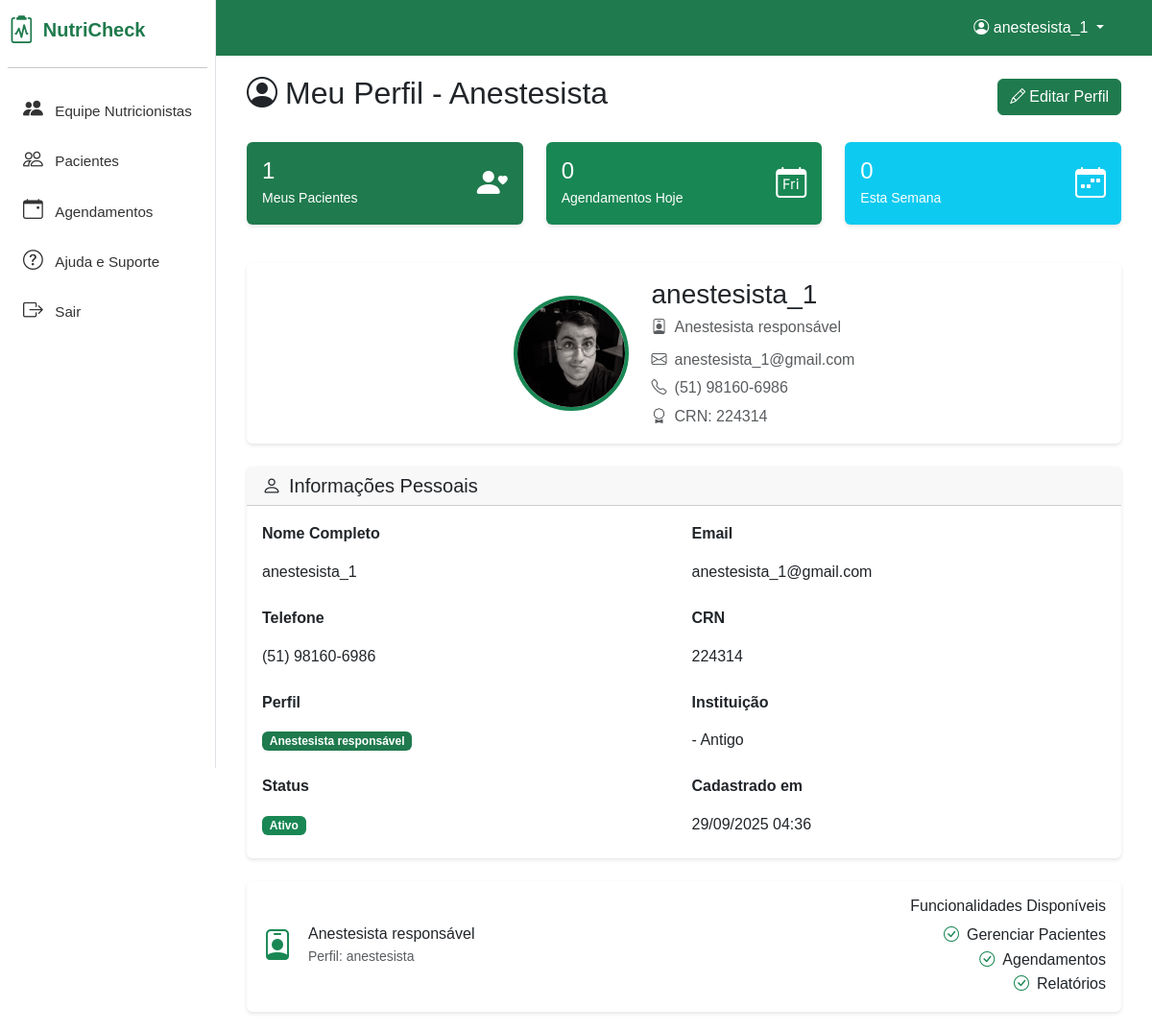
/perfil (signed in), run on the app's committed database.
### tables this page shows
CREATE TABLE `usuarios` (
  `id` int(11) NOT NULL,
  `instituicao_id` int(11) NOT NULL,
  `perfil_id` int(11) NOT NULL,
  `nome` varchar(255) NOT NULL,
  `email` varchar(255) NOT NULL,
  `senha_hash` varchar(255) NOT NULL,
  `cpf` varchar(14) DEFAULT NULL,
  `crm` varchar(20) DEFAULT NULL,
  `coren` varchar(20) DEFAULT NULL,
  `telefone` varchar(20) DEFAULT NULL,
  `qr_code` varchar(255) DEFAULT NULL,
  `qr_code_path` varchar(255) DEFAULT NULL,
  `foto_path` varchar(255) DEFAULT NULL,
  `status` enum('ativo','inativo') DEFAULT 'ativo',
  `created_at` timestamp NOT NULL DEFAULT current_timestamp(),
  `updated_at` timestamp NOT NULL DEFAULT current_timestamp() ON UPDATE current_timestamp()
);

CREATE TABLE `perfis` (
  `id` int(11) NOT NULL,
  `nome` varchar(50) NOT NULL,
  `descricao` text DEFAULT NULL,
  `created_at` timestamp NOT NULL DEFAULT current_timestamp()
);

CREATE TABLE `instituicoes` (
  `id` int(11) NOT NULL,
  `nome` varchar(255) NOT NULL,
  `cnpj` varchar(18) NOT NULL,
  `email` varchar(255) NOT NULL,
  `senha_hash` varchar(255) NOT NULL,
  `endereco` text DEFAULT NULL,
  `telefone` varchar(20) DEFAULT NULL,
  `status` enum('ativo','inativo') DEFAULT 'ativo',
  `ativo` tinyint(1) DEFAULT 1,
  `created_at` timestamp NOT NULL DEFAULT current_timestamp(),
  `updated_at` timestamp NOT NULL DEFAULT current_timestamp() ON UPDATE current_timestamp(),
  `slug` varchar(255) DEFAULT NULL,
  `logo_path` varchar(255) DEFAULT NULL,
  `foto_path` varchar(255) DEFAULT NULL,
  `responsavel` varchar(255) DEFAULT NULL,
  `cargo` varchar(255) DEFAULT NULL
);

### app/controllers/BaseController.php (called while the page is built, shortened)
<?php
class BaseController {
    public function __construct() {
        $this->db = Database::getInstance();
    }
}

### app/config/database.php (called while the page is built, shortened)
<?php
class Database {
    private static $instance = null;
    private $connection;
    private function getCredentials() {
        $local = [
            'host' => 'localhost',
            'port' => '3307',
            'dbname' => 'nutricheck',
            'username' => 'nutricheck',
            'password' => '',
        ];
        $configFile = __DIR__ . '/database_hostinger.php';
        if (file_exists($configFile)) {
            return [
                'host' => defined('DB_HOST') ? DB_HOST : $local['host'],
                'port' => defined('DB_PORT') ? DB_PORT : '3306',
                'dbname' => defined('DB_NAME') ? DB_NAME : $local['dbname'],
                'username' => defined('DB_USER') ? DB_USER : $local['username'],
                'password' => defined('DB_PASS') ? DB_PASS : $local['password'],
            ];
        }
        return $local;
    }
    private $charset = 'utf8mb4';
    private function __construct() {
        $c = $this->getCredentials();
        $host = $c['host'];
        $port = $c['port'];
        $dbname = $c['dbname'];
        $username = $c['username'];
        $password = $c['password'];
        try {
            $dsn = "mysql:host={$host};port={$port};dbname={$dbname};charset={$this->charset}";
            $options = [
                PDO::ATTR_ERRMODE => PDO::ERRMODE_EXCEPTION,
                PDO::ATTR_DEFAULT_FETCH_MODE => PDO::FETCH_ASSOC,
                PDO::ATTR_EMULATE_PREPARES => false,
                PDO::MYSQL_ATTR_INIT_COMMAND => "SET NAMES utf8mb4 COLLATE utf8mb4_unicode_ci"
            ];
            $this->connection = new PDO($dsn, $username, $password, $options);
        } catch (PDOException $e) {
            if ($e->getCode() == 1049) {
                throw new Exception("Banco de dados '{$dbname}' não existe. Crie o banco no painel ou importe o dump.");
            }
            if ($e->getCode() == 2002 || $e->getCode() == 2003) {
                throw new Exception("Não foi possível conectar ao MySQL (host: {$host}, porta: {$port}). Verifique as credenciais em app/config/database_hostinger.php.");
            }
            throw new Exception("Erro na conexão com o banco de dados: " . $e->getMessage());
        }
    }
    public static function getInstance() {
        if (self::$instance === null) {
            self::$instance = new self();
        }
        return self::$instance;
    }
    public function query($sql, $params = []) {
        $stmt = $this->connection->prepare($sql);
        $stmt->execute($params);
        return $stmt;
    }
    public function fetch($sql, $params = []) {
        $stmt = $this->query($sql, $params);
        return $stmt->fetch();
    }
}

### app/views/perfil/usuario.php (the view, shortened to what this page needs)
<div class="container-fluid">
    <div class="d-flex justify-content-between align-items-center mb-4">
        <h2><i class="bi bi-person-circle me-2"></i>Meu Perfil - <?= ucfirst($usuario['perfil_nome']) ?></h2>
        <button type="button" class="btn btn-primary" onclick="toggleEdit()">
            <i class="bi bi-pencil me-1"></i>Editar Perfil
        </button>
    </div>
    <?php if ($usuario['perfil_id'] == 3):  ?>
    <div class="row mb-4">
        <div class="col-md-4 mb-3">
            <div class="card bg-primary text-white">
                <div class="card-body">
                    <div class="d-flex justify-content-between">
                        <div>
                            <h4 class="mb-0"><?= $stats['total_pacientes'] ?? 0 ?></h4>
                            <small>Meus Pacientes</small>
                        </div>
                        <div class="align-self-center">
                            <i class="bi bi-person-heart" style="font-size: 2rem;"></i>
                        </div>
                    </div>
                </div>
            </div>
        </div>
        <div class="col-md-4 mb-3">
            <div class="card bg-success text-white">
                <div class="card-body">
                    <div class="d-flex justify-content-between">
                        <div>
                            <h4 class="mb-0"><?= $stats['agendamentos_hoje'] ?? 0 ?></h4>
                            <small>Agendamentos Hoje</small>
                        </div>
                        <div class="align-self-center">
                            <i class="bi bi-calendar-day" style="font-size: 2rem;"></i>
                        </div>
                    </div>
                </div>
            </div>
        </div>
        <div class="col-md-4 mb-3">
            <div class="card bg-info text-white">
                <div class="card-body">
                    <div class="d-flex justify-content-between">
                        <div>
                            <h4 class="mb-0"><?= $stats['agendamentos_semana'] ?? 0 ?></h4>
                            <small>Esta Semana</small>
                        </div>
                        <div class="align-self-center">
                            <i class="bi bi-calendar-week" style="font-size: 2rem;"></i>
                        </div>
                    </div>
                </div>
            </div>
        </div>
    </div>
    <?php endif; ?>
    <div class="row mb-4">
        <div class="col-12">
            <div class="card">
                <div class="card-body text-center">
                    <div class="d-flex align-items-center justify-content-center">
                        <?php
                        $color = 'primary';
                        $icon = 'bi-building';
                        if ($usuario['perfil_id'] == 3) {
                            $color = 'success';
                            $icon = 'bi-person-badge';
                        } elseif ($usuario['perfil_id'] == 4) {
                            $color = 'info';
                            $icon = 'bi-person-heart';
                        } elseif ($usuario['perfil_id'] == 5) {
                            $color = 'warning';
                            $icon = 'bi-person-gear';
                        }
                        ?>
                        <?php if (!empty($usuario['foto_path'])): ?>
                            <img src="<?= BASE_URL ?>/<?= $usuario['foto_path'] ?>"
                                 alt="Foto do Usuário"
                                 class="rounded-circle me-4"
                                 style="width: 120px; height: 120px; object-fit: cover; border: 4px solid #<?= $color === 'primary' ? '0d6efd' : ($color === 'success' ? '198754' : ($color === 'info' ? '0dcaf0' : 'ffc107')) ?>;">
                        <?php endif; ?>
                        <div class="text-start">
                            <h3 class="mb-1"><?= htmlspecialchars($usuario['nome'], ENT_QUOTES, 'UTF-8') ?></h3>
                            <p class="text-muted mb-2">
                                <i class="bi <?= $icon ?> me-2"></i><?= htmlspecialchars($usuario['perfil_descricao'], ENT_QUOTES, 'UTF-8') ?>
                            </p>
                            <p class="text-muted mb-1">
                                <i class="bi bi-envelope me-2"></i><?= htmlspecialchars($usuario['email'], ENT_QUOTES, 'UTF-8') ?>
                            </p>
                            <?php if (!empty($usuario['telefone'])): ?>
                                <p class="text-muted mb-1">
                                    <i class="bi bi-telephone me-2"></i><?= htmlspecialchars($usuario['telefone'], ENT_QUOTES, 'UTF-8') ?>
                                </p>
                            <?php endif; ?>
                            <?php if ($usuario['perfil_id'] == 3 && !empty($usuario['crm'])):  ?>
                                <p class="text-muted mb-0">
                                    <i class="bi bi-award me-2"></i>CRN: <?= htmlspecialchars($usuario['crm'], ENT_QUOTES, 'UTF-8') ?>
                                </p>
                            <?php endif; ?>
                        </div>
                    </div>
                </div>
            </div>
        </div>
    </div>
    <div class="row mb-4">
        <div class="col-12">
            <div class="card">
                <div class="card-header">
                    <h5 class="card-title mb-0">
                        <i class="bi bi-person me-2"></i>Informações Pessoais
                    </h5>
                </div>
                <div class="card-body">
                    <div id="viewMode">
                        <div class="row g-3">
                            <div class="col-md-6">
                                <label class="form-label fw-bold">Nome Completo</label>
                                <p class="form-control-plaintext"><?= htmlspecialchars($usuario['nome'], ENT_QUOTES, 'UTF-8') ?></p>
                            </div>
                            <div class="col-md-6">
                                <label class="form-label fw-bold">Email</label>
                                <p class="form-control-plaintext"><?= htmlspecialchars($usuario['email'], ENT_QUOTES, 'UTF-8') ?></p>
                            </div>
                            <div class="col-md-6">
                                <label class="form-label fw-bold">Telefone</label>
                                <p class="form-control-plaintext"><?= htmlspecialchars($usuario['telefone'] ?? 'Não informado', ENT_QUOTES, 'UTF-8') ?></p>
                            </div>
                            <?php if ($usuario['perfil_id'] == 3):  ?>
                            <div class="col-md-6">
                                <label class="form-label fw-bold">CRN</label>
                                <p class="form-control-plaintext"><?= htmlspecialchars($usuario['crm'] ?? 'Não informado', ENT_QUOTES, 'UTF-8') ?></p>
                            </div>
                            <?php endif; ?>
                            <div class="col-md-6">
                                <label class="form-label fw-bold">Perfil</label>
                                <p class="form-control-plaintext">
                                    <span class="badge bg-primary"><?= htmlspecialchars($usuario['perfil_descricao'], ENT_QUOTES, 'UTF-8') ?></span>
                                </p>
                            </div>
                            <div class="col-md-6">
                                <label class="form-label fw-bold">Instituição</label>
                                <p class="form-control-plaintext"><?= htmlspecialchars($usuario['instituicao_nome'], ENT_QUOTES, 'UTF-8') ?></p>
                            </div>
                            <div class="col-md-6">
                                <label class="form-label fw-bold">Status</label>
                                <p class="form-control-plaintext">
                                    <span class="badge bg-<?= $usuario['status'] === 'ativo' ? 'success' : 'danger' ?>">
                                        <?= ucfirst($usuario['status']) ?>
                                    </span>
                                </p>
                            </div>
                            <div class="col-md-6">
                                <label class="form-label fw-bold">Cadastrado em</label>
                                <p class="form-control-plaintext"><?= date('d/m/Y H:i', strtotime($usuario['created_at'])) ?></p>
                            </div>
                        </div>
                    </div>
                </div>
            </div>
        </div>
    </div>
    <div class="row">
        <div class="col-12">
            <div class="card">
                <div class="card-body">
                    <div class="row align-items-center">
                        <div class="col-md-8">
                            <div class="d-flex align-items-center">
                                <i class="bi <?= $icon ?> text-<?= $color ?> me-3" style="font-size: 2rem;"></i>
                                <div>
                                    <h6 class="mb-0"><?= htmlspecialchars($usuario['perfil_descricao'], ENT_QUOTES, 'UTF-8') ?></h6>
                                    <small class="text-muted">Perfil: <?= htmlspecialchars($usuario['perfil_nome'], ENT_QUOTES, 'UTF-8') ?></small>
                                </div>
                            </div>
                        </div>
                        <div class="col-md-4 text-end">
                            <h6 class="mb-2">Funcionalidades Disponíveis</h6>
                            <ul class="list-unstyled mb-0">
                                <?php if ($usuario['perfil_id'] == 3):  ?>
                                <li><i class="bi bi-check-circle text-success me-2"></i>Gerenciar Pacientes</li>
                                <li><i class="bi bi-check-circle text-success me-2"></i>Agendamentos</li>
                                <li><i class="bi bi-check-circle text-success me-2"></i>Relatórios</li>
                                <?php elseif ($usuario['perfil_id'] == 4):  ?>
                                <li><i class="bi bi-check-circle text-success me-2"></i>Visualizar Meus Dados</li>
                                <li><i class="bi bi-check-circle text-success me-2"></i>Agendamentos</li>
                                <?php elseif ($usuario['perfil_id'] == 5):  ?>
                                <li><i class="bi bi-check-circle text-success me-2"></i>Gerenciar Pacientes</li>
                                <li><i class="bi bi-check-circle text-success me-2"></i>Agendamentos</li>
                                <li><i class="bi bi-check-circle text-success me-2"></i>Relatórios</li>
                                <?php endif; ?>
                            </ul>
                        </div>
                    </div>
                </div>
            </div>
        </div>
    </div>
</div>

### data on the page
usuarios: perfil.nome "Anestesista", foto_path (picture), nome "anestesista_1", perfil.descricao "Anestesista responsável", email "anestesista_1@gmail.com", telefone "(51) 98160-6986", crm "224314", instituicao.nome "- Antigo", status "Ativo", created_at "29/09/2025 04:36", perfil.nome "anestesista"

### other printed values
$_SESSION['user_name'] "anestesista_1"
$pageNames[$page['nome']] "Equipe Nutricionistas"
$pageNames[$page['nome']] "Pacientes"
$pageNames[$page['nome']] "Agendamentos"
$pageNames[$page['nome']] "Ajuda e Suporte"
$stats['total_pacientes'] "1"
$stats['agendamentos_hoje'] "0"
$stats['agendamentos_semana'] "0"
